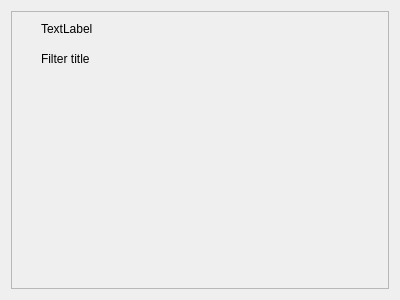
<?xml version="1.0" encoding="UTF-8"?>
<ui version="4.0">
 <class>FilterWidget</class>
 <widget class="QWidget" name="FilterWidget">
  <property name="geometry">
   <rect>
    <x>0</x>
    <y>0</y>
    <width>400</width>
    <height>300</height>
   </rect>
  </property>
  <property name="windowTitle">
   <string>Form</string>
  </property>
  <layout class="QVBoxLayout" name="verticalLayout">
   <item>
    <widget class="QFrame" name="frame">
     <property name="frameShape">
      <enum>QFrame::StyledPanel</enum>
     </property>
     <property name="frameShadow">
      <enum>QFrame::Raised</enum>
     </property>
     <widget class="QLabel" name="thumbnailLabel">
      <property name="geometry">
       <rect>
        <x>30</x>
        <y>10</y>
        <width>60</width>
        <height>16</height>
       </rect>
      </property>
      <property name="text">
       <string>TextLabel</string>
      </property>
     </widget>
     <widget class="QLabel" name="titleLabel">
      <property name="geometry">
       <rect>
        <x>30</x>
        <y>40</y>
        <width>60</width>
        <height>16</height>
       </rect>
      </property>
      <property name="text">
       <string>Filter title</string>
      </property>
     </widget>
    </widget>
   </item>
  </layout>
 </widget>
 <resources/>
 <connections/>
</ui>
